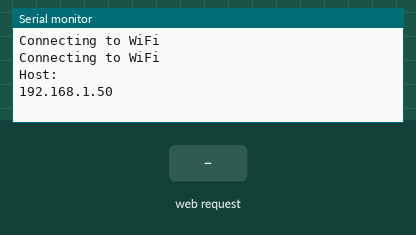
Simulated run of this sketch. Board: ESP32. Parts: the last lines printed to the serial monitor. Inputs (shaded band) come from the test bench. WiFi joins after 1.5 s; servers stay silent unless stated.

Above: at 3.2 s.
3.3 s: HTTP request GET /update received
At 4.0 s:
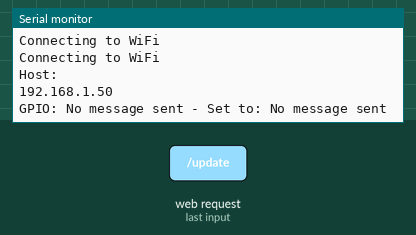
4.8 s: HTTP request GET /update?output=1&state=1 received
At 5.1 s:
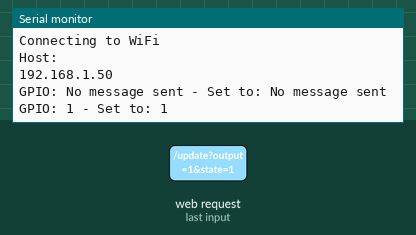

The sketch:

webserver.ino
```cpp
// Importing necessary libraries
#include <WiFi.h>
#include <AsyncTCP.h>
#include <ESPAsyncWebServer.h>

// Setting network credentials
const char* ssid = "ReAb";
const char* password = "colgatedeesta";

// Creating a AsyncWebServer object
AsyncWebServer server(8080);

const char index_html[] PROGMEM = R"rawliteral(
<!DOCTYPE HTML><html>
<head>
  <title>SERVER ESP32</title>
  <meta name="viewport" content="width=device-width, initial-scale=1">
  <link rel="icon" href="data:,">
  <link rel="stylesheet" href="styles.css">
</head>
<body>
  <h2>ESP32 WEB SERVER</h2>

  %PLACEHOLDER%

<script src="main.js"></script>
</body>
</html>
)rawliteral";

const char css[] PROGMEM = R"rawliteral(
    html {font-family: Arial; display: inline-block; text-align: center;}
    p {font-size: 3.0rem;}
    body {max-width: 600px; margin:0px auto; padding-bottom: 25px;}
    .switch {position: relative; display: inline-block; width: 120px; height: 68px}
    .switch input {display: none}
    .slider {position: absolute; top: 0; left: 0; right: 0; bottom: 0; background-color: #ccc; border-radius: 6px}
    .slider:before {position: absolute; content: ""; height: 52px; width: 52px; left: 8px; bottom: 8px; background-color: #fff; -webkit-transition: .4s; transition: .4s; border-radius: 3px}
    input:checked+.slider {background-color: #b30000}
    input:checked+.slider:before {-webkit-transform: translateX(52px); -ms-transform: translateX(52px); transform: translateX(52px)}
)rawliteral";

const char js_scripts[] PROGMEM = R"rawliteral(
function toggleCheckbox(element) {
  var xhr = new XMLHttpRequest();
  if(element.checked){ xhr.open("GET", "/update?output="+element.id+"&state=1", true); }
  else { xhr.open("GET", "/update?output="+element.id+"&state=0", true); }
  xhr.send();
}
)rawliteral";

// Allow replace elements into html code
String processor(const String& var){
  if(var == "PLACEHOLDER"){
    String buttons = "";
    buttons += "<h4>Output - GPIO 32</h4><label class=\"switch\"><input type=\"checkbox\" onchange=\"toggleCheckbox(this)\" id=\"32\" " + outputState(32) + "><span class=\"slider\"></span></label>";

    return buttons;
  }
  return String();
}

String outputState(int output){
  if(digitalRead(output)){
    return "checked";
  }
  else {
    return "";
  }
}

void setup(){
  Serial.begin(115200);

  // Connect to Wi-Fi
  WiFi.begin(ssid, password);
  while (WiFi.status() != WL_CONNECTED) {
    delay(1000);
    Serial.println("Connecting to WiFi");
  }

  // Print ESP Local IP Address
  Serial.println("Host:");
  Serial.println(WiFi.localIP());

  // Add some routes
  server.on("/", HTTP_GET, [](AsyncWebServerRequest *request){
    request->send_P(200, "text/html", index_html, processor);
  });
  server.on("/main.js", HTTP_GET, [](AsyncWebServerRequest *request){
    request->send_P(200, "text/javascript;charset=UTF-8 ", js_scripts);
  });
  server.on("/styles.css", HTTP_GET, [](AsyncWebServerRequest *request){
    request->send_P(200, "text/css;charset=UTF-8 ", css);
  });

  // Send a GET request to <HOST_IP>/update?output=<output_value>&state=<state_value>
  server.on("/update", HTTP_GET, [] (AsyncWebServerRequest *request) {
    String output_value;
    String state_value;
    // GET input1 value on <HOST_IP>/update?output=<output_value>&state=<state_value>
    if (request->hasParam("output") && request->hasParam("state")) {
      output_value = request->getParam("output")->value();
      state_value = request->getParam("state")->value();
      digitalWrite(output_value.toInt(), state_value.toInt());
    }
    else {
      output_value = "No message sent";
      state_value = "No message sent";
    }
    Serial.print("GPIO: ");
    Serial.print(output_value);
    Serial.print(" - Set to: ");
    Serial.println(state_value);
    request->send(200, "text/plain", "OK");
  });

  // Start server
  server.begin();
}

void loop() {

}
```

Measured:
- after the input at 3.3 s, the serial monitor: prints a new line at once (image 1)
- after the input at 4.8 s, the serial monitor: prints a new line at once (image 2)
